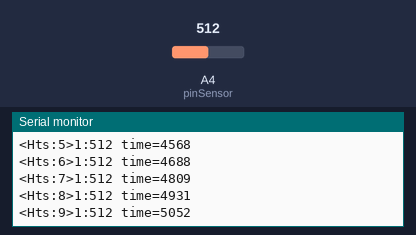
A sketch run on a simulated Arduino Uno, built with avr-gcc and run on an emulated ATmega328P. Parts: the last lines printed to the serial monitor. The inputs (shaded band) are chosen by the test bench; at power-on: A4 (pinSensor) = 512.

Above: at 5.2 s.
5.3 s: A4 (pinSensor) set to 990
At 5.34 s:
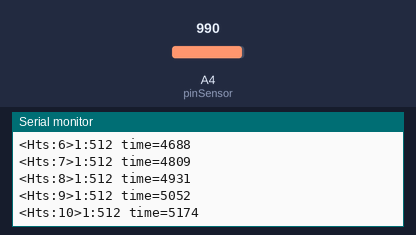
6.8 s: A4 (pinSensor) set to 1016
At 6.81 s:
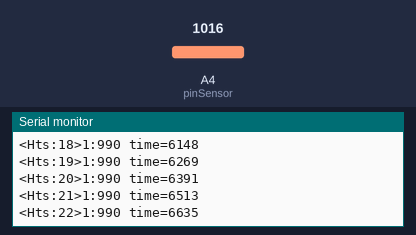
Timing chart, 0 to 9.8 s (numbered marks = the images above; inputs shaded):
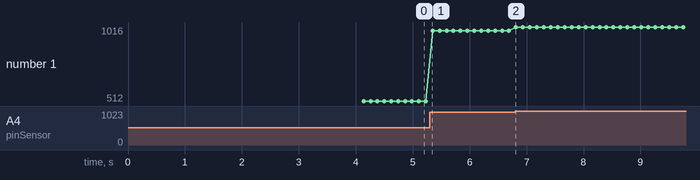

The sketch:

piezo_BT_Buffer.ino
```cpp
//#include <EEPROM.h>

#include <SoftwareSerial.h>   //Software Serial Port

// Sample code that reads data from a piezo sensor and identifies when tapped
// Please note this code is provided "as is" with no express or implied warranty of any kind about the completeness, accuracy, reliability, suitability
//
//
// The function of the code (the mode of operation) can change based on a
// parameter that can be send at runtime
//
// Operation modes:
//  - record and immediately display all raw data around the moment of impact
//  - record only the impact time
//  - dump all recorded impact times
//
//
// This code was written for a tinylily board
// Please adjust the I/O pins as needed

#define RxD 2
#define TxD 3

#define RECORD_TIMESTAMP   't'   // record timestamps when the hit happen
#define RECORD_HIT_DATA    'h'   // send all raw data after each hit
#define UPLOAD_TIMESTAMP   'u'   // send all recorded hits
#define STOP_ALL           's'   //

int pinSensor=A4;

char mode = ' ';

//===================== common processing ======================
#define BUFFER_SIZE      500

struct SensVals{
  byte ax;         // max value read at peak
  byte timeStamp; // at 100ms resolution
};

int circ_buff_crtpos = -1;

boolean bUseBlueTooth = true;//false;
unsigned long lastTime = 0;
unsigned long startTime = 0;

int totHits = 0;

SensVals circ_buff_storage[BUFFER_SIZE];

SoftwareSerial blueToothSerial(RxD,TxD);

#define D(x)    Serial.println(x)
//#define D(x)
#define BT_D(x) {blueToothSerial.println(x);blueToothSerial.flush();}

//===================================================================
void storeData(int dX, byte timeDiffFromLast){
   circ_buff_crtpos++;
   if(circ_buff_crtpos == BUFFER_SIZE){
       circ_buff_crtpos=0;
   }
   circ_buff_storage[circ_buff_crtpos].ax = (byte)dX;
   circ_buff_storage[circ_buff_crtpos].timeStamp = timeDiffFromLast;
}

void printStrObj(String obj){
  D(obj);
  BT_D(obj);
}

void streamData(int index){
    String outStr = String(circ_buff_storage[index].timeStamp);
    outStr += ":";
    outStr += circ_buff_storage[index].ax;
    //outStr += "\n";
    printStrObj(outStr);
}

void dumpHitData(unsigned long hit_time, unsigned long duration){
     String header=String("StartAt=");
     header+=hit_time;
     header+=", Duration(ms)=";
     header+=duration;
     header+="\n";
     printStrObj(header);

     for(int i=0;i<BUFFER_SIZE;i++){
       streamData(i);
     }
}

int getHitPic(int maxVal){
   unsigned long hit_time = millis();
   for(int i =0;i < BUFFER_SIZE;i++){
      int val=analogRead(pinSensor);
      if(mode==RECORD_HIT_DATA){
        circ_buff_storage[i].ax=(byte)val;
        circ_buff_storage[i].timeStamp=0;
      }
      if(val > maxVal){
        maxVal=val;
      }
   }
   unsigned long stopLogtime = millis();
   unsigned long diffTime = (hit_time - lastTime)/100 ; // store time up to 0.1 sec resolution
   // can't be closer than the time resolution
   if(diffTime==0){
       return 0 ;
   }
   totHits++;
   String hitInfo="<Hts:";
   hitInfo+=totHits;
   hitInfo+=">";
   hitInfo+=diffTime;
   hitInfo+=":";
   hitInfo+=maxVal;
   hitInfo+=" time=";
   hitInfo+=hit_time;
   hitInfo+="";
   printStrObj(hitInfo);

   if(mode == RECORD_HIT_DATA){
      dumpHitData(hit_time, stopLogtime - hit_time);
   }else if(mode==RECORD_TIMESTAMP){
      // assume the time is less than two hours between consecutive hits
      while(diffTime > 255){
         storeData(0, 255);
         diffTime = diffTime - 255;
      }
      storeData(maxVal, diffTime);
   }
   lastTime = hit_time;
   return maxVal;
}

//===================================================================================
void processRequest(char var){
    //String tmp = String("read: ");
    //tmp+=(int)var;
    //printStrObj(tmp);

    if(var==RECORD_TIMESTAMP){
      String info=String("Set mode: record timestamp, HitsCapacity=");
      info+=BUFFER_SIZE;
      printStrObj(info);
      mode = var;
      circ_buff_crtpos = -1;
      totHits=0;
      startTime = millis();
      lastTime = 0;
    }else if(var == RECORD_HIT_DATA){
      mode = var;
      printStrObj("Set mode: Dump raw hit data");
      circ_buff_crtpos=-1;
    }else if(var == UPLOAD_TIMESTAMP){
      dumpTimeStamp();
    }else if(var == STOP_ALL){
      mode = STOP_ALL;
    }
}

void dumpTimeStamp(){
    unsigned long crtTime = millis();
    printStrObj("TimeDifferences:");
    // dump timestamps in reversed order but fill in the timestamps
    int nShow=0;
    unsigned long tmpTime = lastTime;
    for(int i=totHits-1; nShow<totHits && i >= 0 ;i--){
      nShow++;
      int index = i%BUFFER_SIZE;
      String outStr = String(tmpTime);
      outStr += ":";
      outStr += circ_buff_storage[index].timeStamp;
      outStr += ":";
      outStr += circ_buff_storage[index].ax;
      printStrObj(outStr);
      tmpTime = tmpTime - circ_buff_storage[index].timeStamp*100;
      //streamData(i%BUFFER_SIZE);
    }
    // dump points cronologically
    /*
    int nStart = 0;
    int nLimit = totHits;
    if(totHits >= BUFFER_SIZE){
      nStart = (circ_buff_crtpos + 1) % BUFFER_SIZE;
      nLimit = BUFFER_SIZE;
    }
    int count=0;
    for(int i=nStart; i<nLimit; i++, count++){
      streamData(i%BUFFER_SIZE);
    }
    */

    String header = String("StartTime=");
    header+=startTime;
    header+=", CrtTime=";
    header+=crtTime;
    unsigned long diffTime = (startTime - lastTime)/100 ;
    header+=", TimeDiff=";
    header+=diffTime;
    header+=", TotHits=";
    header+=totHits;
    printStrObj(header);
}

//===================================================================================
//================== common ==================================
void setupBlueToothConnection(boolean bForce)
{
    if(bUseBlueTooth && bForce==false){
      return;
    }
    bUseBlueTooth = true;
    blueToothSerial.begin(19200);//4800);//9600);//19200); //tiny-lily works at 19200, nano at 9600
    blueToothSerial.print("\r\n+STWMOD=0\r\n"); //set the bluetooth work in slave mode
    blueToothSerial.print("\r\n+STNA=SeeedBTSlave\r\n"); //set the bluetooth name as "SeeedBTSlave"
    blueToothSerial.print("\r\n+STOAUT=1\r\n"); // Permit Paired device to connect me
    blueToothSerial.print("\r\n+STAUTO=0\r\n"); // Auto-connection should be forbidden here
    blueToothSerial.print("\r\n+STPIN=0000\r\n");
    delay(2000); // This delay is required.
    blueToothSerial.print("\r\n+INQ=1\r\n"); //make the slave bluetooth inquirable
    D("The slave bluetooth is inquirable!");
    delay(2000); // This delay is required.
    blueToothSerial.println("Bluetooth Started");
    blueToothSerial.flush();
}
void setup()
{
  Serial.begin(9600);

  pinMode(RxD, INPUT);
  pinMode(TxD, OUTPUT);
  //if(bUseBlueTooth)
  {
    setupBlueToothConnection(true);
  }
  processRequest(RECORD_TIMESTAMP);
}


void loop()
{
    if(Serial.available()>=1){processRequest(Serial.read());}
    //printStrObj("abc");
    if(bUseBlueTooth== true && blueToothSerial.available()){
      processRequest(blueToothSerial.read());
    }
    int val=analogRead(pinSensor);


    if(val < 90){
      return;
    }

   int hitVal = getHitPic(val);
}
```

Measured:
- plotted number 1: 512 → 990 after the input at 5.3 s
